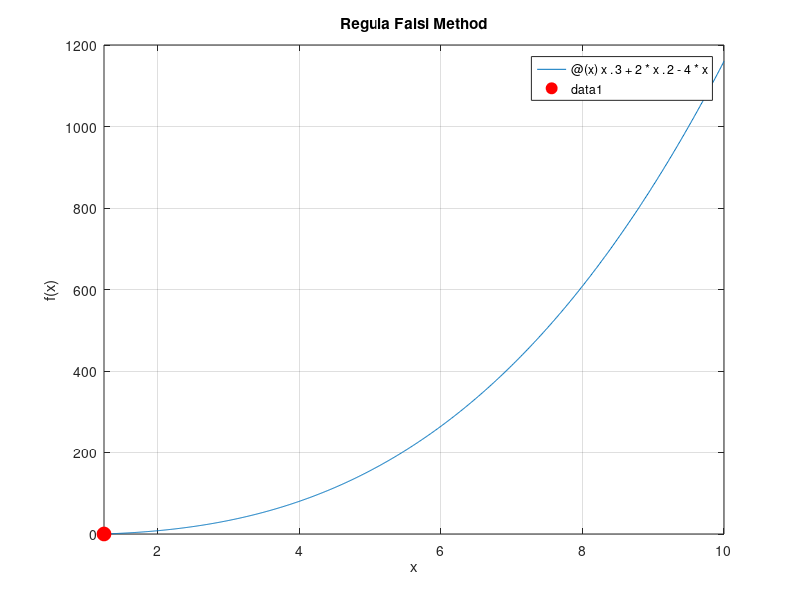

Reproduce this figure in MATLAB.
% Define the function
f = @(x) x.^3+2*x.^2-4*x;

% Initial guesses for the interval [x1, x2]
x1 = 5;
x2 = 10;

% Tolerance and maximum iterations
tol = 1e-6;
max_iter = 100;

% Initialize the iteration counter and error
iter = 0;
error = abs(x2 - x1);

% Regula Falsi method
while error > tol && iter < max_iter
    % Compute the new point using Regula Falsi formula
    x3 = ((x1*f(x2))-(x2*f(x1)))/(f(x2)-f(x1));
    
    % Update the interval
    if f(x1) * f(x3) < 0
        x2 = x3;
    else
        x1 = x3;
    end
    
    % Update error and iteration count
    error = abs(f(x3));
    iter = iter + 1;
end

% Display the found root
root = x3;
disp(['Root found at: ', num2str(root)]);
disp(['Number of iterations: ', num2str(iter)]);

% Plot the function and the root
fplot(f, [x1, x2]);
hold on;
plot(root, f(root), 'ro', 'MarkerSize', 10, 'MarkerFaceColor', 'r');
xlabel('x');
ylabel('f(x)');
title('Regula Falsi Method');
grid on;
hold off;
